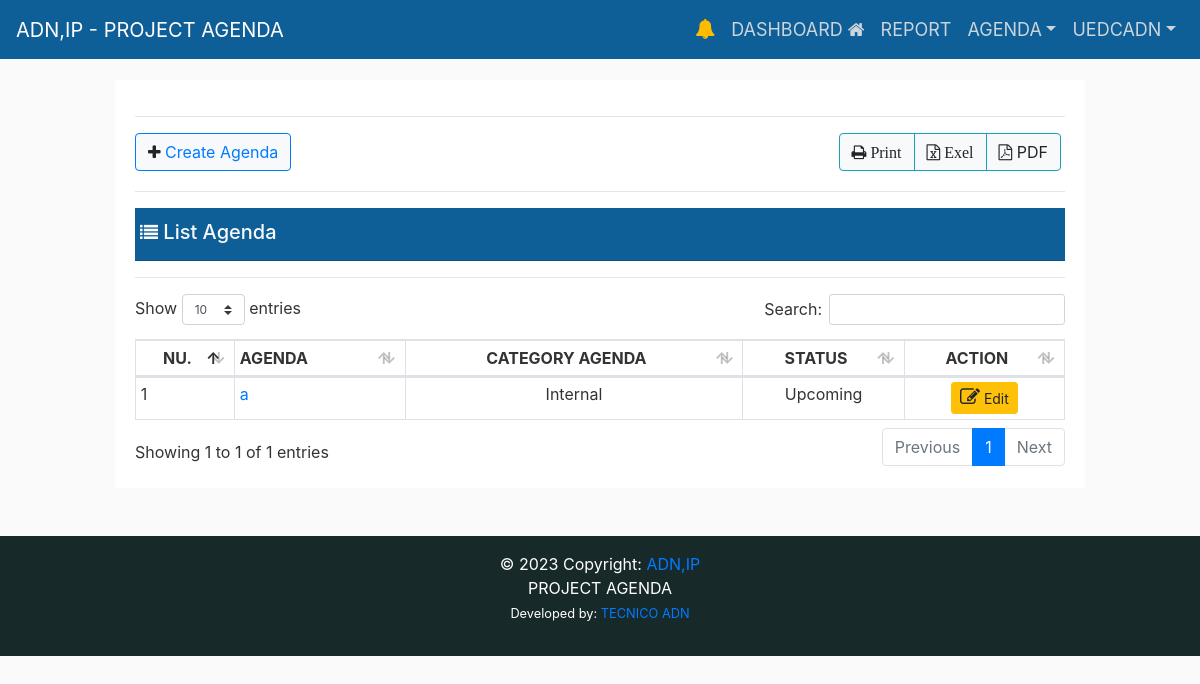
The page /agenda/ (signed in) on the database as committed earlier.
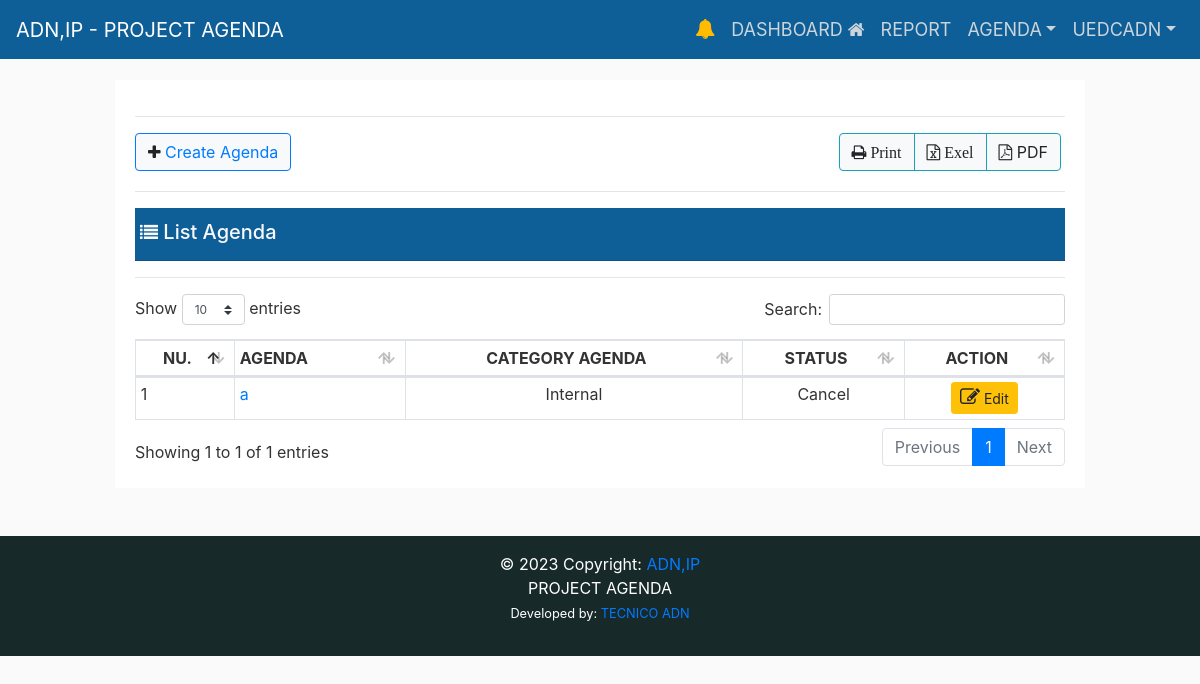
The same page on the database as committed later.
### eventapps/event/models.py (models this page shows, shortened)
class Agenda(models.Model):
    user = models.ForeignKey(
        User, on_delete=models.CASCADE, related_name="agenda")
    title = models.CharField(
        max_length=255, unique=True, verbose_name='Agenda')
    title_slug = models.SlugField(
        max_length=255, null=False, unique=True, verbose_name='Title-Slug')
    catagenda = models.ForeignKey(
        CatAgenda, on_delete=models.CASCADE, related_name="agenda", verbose_name="Category Agenda")
    institution = models.ForeignKey(
        Institution, on_delete=models.CASCADE, related_name="agenda", verbose_name="Institution")
    start_time = models.DateTimeField()
    end_time = models.DateTimeField()
    location = models.CharField(max_length=255, null=False, blank=True)
    observation = models.TextField(null=False, blank=True)
    is_cancel = models.BooleanField(default=False)
    is_active = models.BooleanField(default=True)
    STATUS = (
        ('Pending', 'Pending'),
        ('Read', 'Read'),
    )
    status = models.CharField(max_length=20, choices=STATUS)
    created_at = models.DateTimeField(auto_now_add=True)
    updated_at = models.DateTimeField(auto_now=True)
    class Meta:
        verbose_name_plural = ("Agenda")
        ordering = ('-start_time', )

class CatAgenda(models.Model):
    name_category = models.CharField(
        max_length=200, unique=True, verbose_name='Category Agenda')
    class Meta:
        verbose_name_plural = ("Category Agenda")
    def __str__(self):
        return str(self.name_category)

### eventapps/event/views.py (the view)
# urls.py: path('agenda/', views.agenda_list, name='agenda_list'),
@login_required(login_url="/login/")
def agenda_list(request):
    context = {
    }
    return render(request, 'event/agenda_list.html', context)

### eventapps/templates/event/agenda_list.html (shortened to what the changed rows need)
{% extends "layouts/base.html" %}
{% load static %}
{% block content %}
<div class="row d-flex justify-content-center ">
    <div class="col-sm-12">
        <div class="border-info shadow-lg bg-white">
            <div class="card-body">
                <section id='no-more-tables'>
                    <table class="table table-bordered table-sm" id="example" width="100%" cellspacing="0">
                        <thead>
                            <tr>
                                <th class="text-center">NU.</th>
                                <th>AGENDA</th>
                                <th class="text-center">CATEGORY AGENDA</th>
                                <th class="text-center">STATUS</th>
                                <th class="text-center">ACTION</th>
                            </tr>
                        </thead>
                        <tbody>
                            {% for obj in agenda_list %}
                            <tr>
                                <td data-title="Nu.">{{ forloop.counter }}</td>
                                {% if obj.is_cancel == False %}
                                <td data-title="Title">
                                    <a href="{% url 'concludedAgenda_list_detail' title_slug=obj.title_slug %}"
                                        class="float-left">
                                        {{obj.title }}</a>
                                </td>
                                <td class="text-center">
                                    {{obj.catagenda }}
                                </td>
                                {% if obj.start_time >= current_datetime %}
                                <td class="text-center">Upcoming</td>
                                {% elif obj.start_time <= current_datetime and obj.end_time >= current_datetime %}
                                    <td class="text-center">Running</td>
                                    {% elif obj.end_time < current_datetime %} <td class="text-center"> Done </td>
                                        {% else %}
                                        <td class="text-center">#</td>
                                        {% endif %}
                                        {% else %}
                                        <td data-title="Title">
                                            <a href="{% url 'concludedAgenda_list_detail' title_slug=obj.title_slug %}"
                                                class="float-left">
                                                {{obj.title }}</a>
                                        </td>
                                        <td class="text-center">
                                            {{obj.catagenda }}
                                        </td>
                                        <td class="text-center">Cancel</td>
                                        {% endif %}
                                        <td data-title="End Time" class="text-center"">
                                        <a href=" {% url 'agenda_edit' pk=obj.id %}" data-toggle="tooltip" title="Edit"
                                            class="btn btn-sm btn-warning"><i class='fa fa-edit'
                                                style='font-size:20px'></i> Edit</a>
                            </tr>
                            {% endfor %}
                        </tbody>
                    </table>
                </section>
            </div>
        </div>
    </div>
</div>
{% endblock %}

Rows that differ between the two databases and show on the page:
changed Agenda "Internal": is_cancel "Upcoming" → "Cancel"
